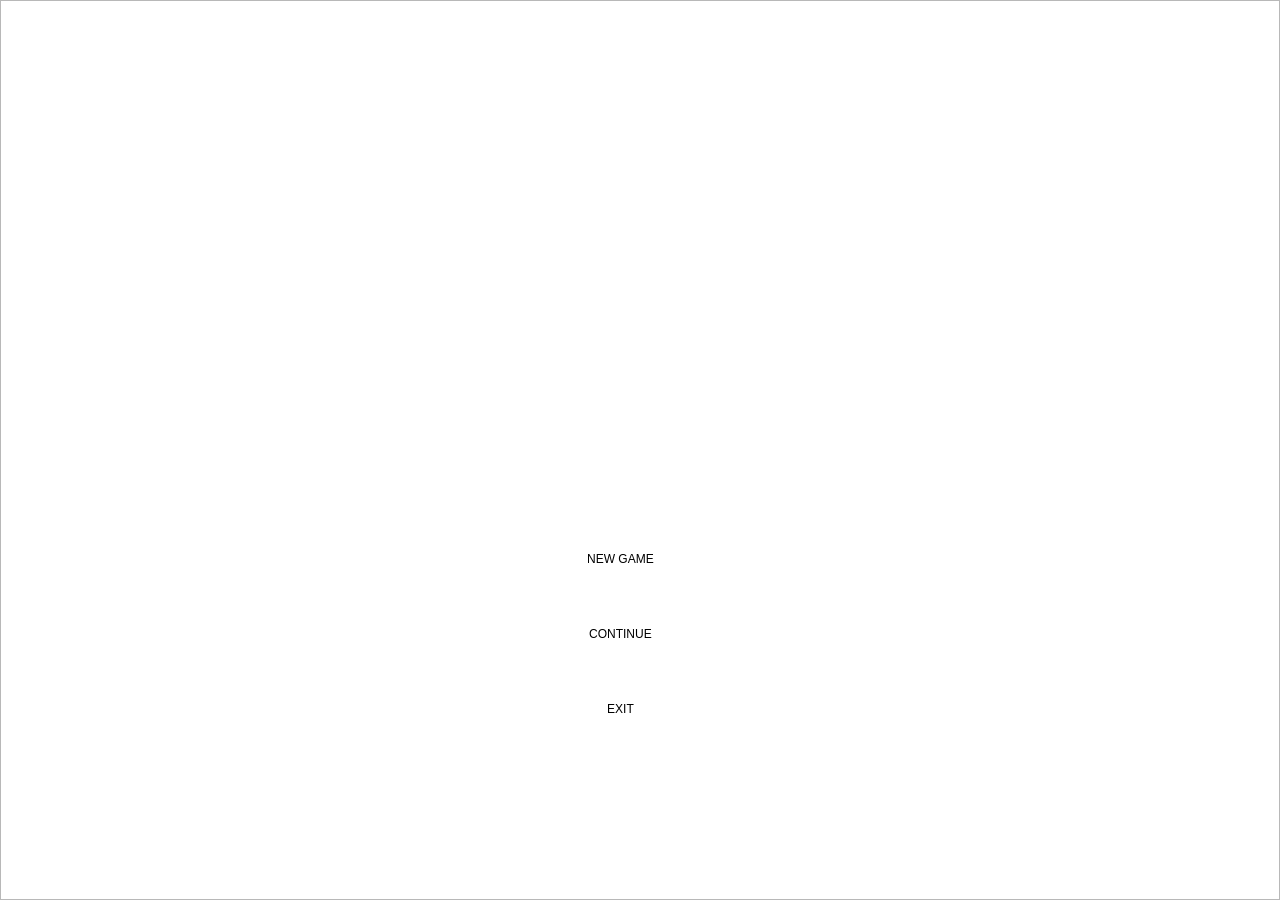
<?xml version="1.0" encoding="UTF-8"?>
<ui version="4.0">
 <class>surClass</class>
 <widget class="QWidget" name="surClass">
  <property name="geometry">
   <rect>
    <x>0</x>
    <y>0</y>
    <width>1280</width>
    <height>900</height>
   </rect>
  </property>
  <property name="windowTitle">
   <string>survivor.Q</string>
  </property>
  <widget class="QPushButton" name="name">
   <property name="geometry">
    <rect>
     <x>239</x>
     <y>150</y>
     <width>751</width>
     <height>200</height>
    </rect>
   </property>
   <property name="styleSheet">
    <string notr="true">font: 42pt &quot;Century&quot;;
color: rgba(255, 255, 255, 200);</string>
   </property>
   <property name="text">
    <string>SURVIVOR.Q</string>
   </property>
   <property name="flat">
    <bool>true</bool>
   </property>
  </widget>
  <widget class="QWidget" name="verticalLayoutWidget">
   <property name="geometry">
    <rect>
     <x>490</x>
     <y>490</y>
     <width>261</width>
     <height>291</height>
    </rect>
   </property>
   <layout class="QVBoxLayout" name="verticalLayout">
    <item>
     <widget class="QPushButton" name="new_game">
      <property name="styleSheet">
       <string notr="true">font: 11pt &quot;Century&quot;;</string>
      </property>
      <property name="text">
       <string>NEW GAME</string>
      </property>
      <property name="flat">
       <bool>true</bool>
      </property>
     </widget>
    </item>
    <item>
     <widget class="QPushButton" name="continue_2">
      <property name="styleSheet">
       <string notr="true">font: 11pt &quot;Century&quot;;
</string>
      </property>
      <property name="text">
       <string>CONTINUE</string>
      </property>
      <property name="flat">
       <bool>true</bool>
      </property>
     </widget>
    </item>
    <item>
     <widget class="QPushButton" name="exit">
      <property name="styleSheet">
       <string notr="true">font: 11pt &quot;Century&quot;;
</string>
      </property>
      <property name="text">
       <string>EXIT</string>
      </property>
      <property name="flat">
       <bool>true</bool>
      </property>
     </widget>
    </item>
   </layout>
  </widget>
  <widget class="QListView" name="listView">
   <property name="geometry">
    <rect>
     <x>0</x>
     <y>0</y>
     <width>1280</width>
     <height>900</height>
    </rect>
   </property>
   <property name="styleSheet">
    <string notr="true">background-image: url(:/sur/res/bg.png);</string>
   </property>
  </widget>
  <zorder>listView</zorder>
  <zorder>name</zorder>
  <zorder>verticalLayoutWidget</zorder>
 </widget>
 <layoutdefault spacing="6" margin="11"/>
 <resources>
  <include location="sur.qrc"/>
 </resources>
 <connections>
  <connection>
   <sender>exit</sender>
   <signal>clicked()</signal>
   <receiver>surClass</receiver>
   <slot>close()</slot>
   <hints>
    <hint type="sourcelabel">
     <x>620</x>
     <y>717</y>
    </hint>
    <hint type="destinationlabel">
     <x>639</x>
     <y>449</y>
    </hint>
   </hints>
  </connection>
 </connections>
</ui>
